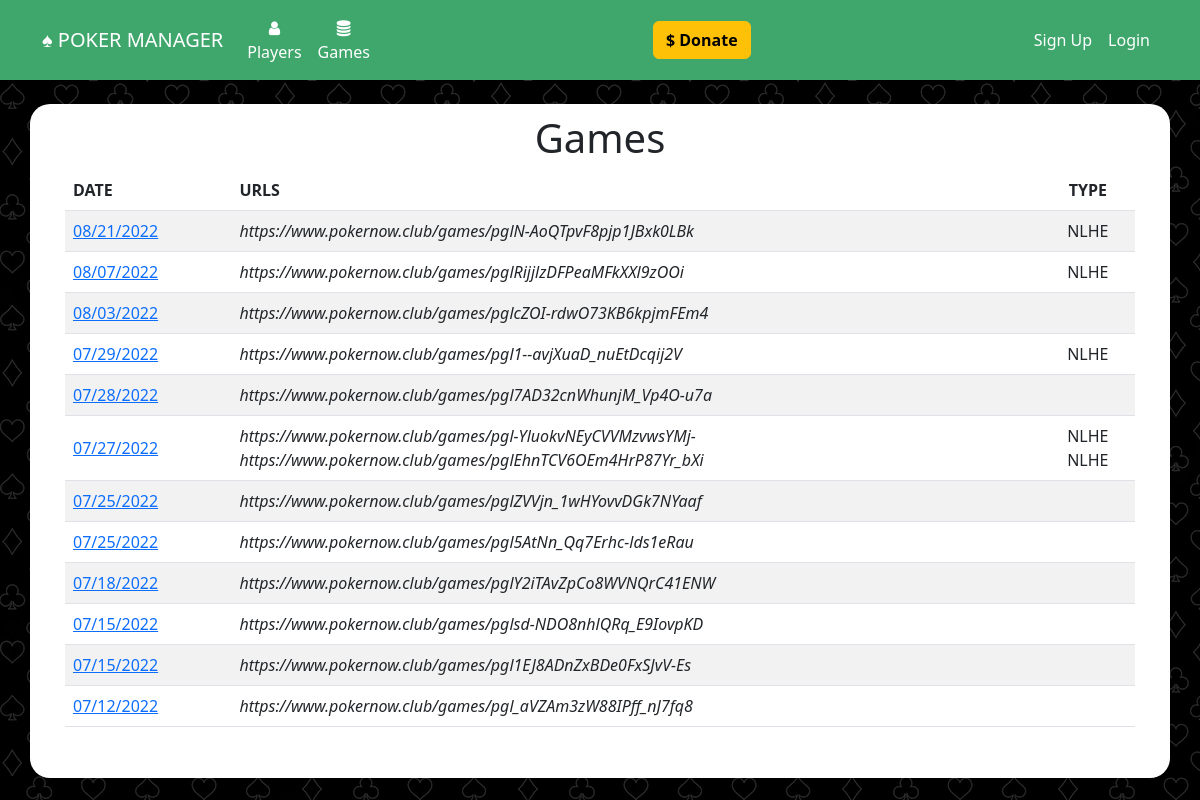
/games, run on the app's committed database.
### website/models.py (models this page shows)
class Game(db.Model):
	id = db.Column(db.Integer, primary_key=True)
	settled = db.Column(db.Boolean, default=False)
	date = db.Column(db.DateTime(timezone=True), default=func.now())
	urls = db.relationship('Url', backref='game')
	payments = db.relationship('Payment', backref='game')
	earnings = db.relationship('Earning', backref='game')
	buyins = db.Column(db.Integer)
	behaviors = db.relationship('Behavior', backref='game')

class Url(db.Model):
	id = db.Column(db.Integer, primary_key=True)
	url =  db.Column(db.String(300), unique=True)
	game_id = db.Column(db.Integer, db.ForeignKey('game.id'))
	imported = db.Column(db.Boolean, default=False)
	behaviors = db.relationship('Behavior', backref='url')
	game_type = db.Column(db.String(20))
	small_blind = db.Column(db.Integer)
	big_blind = db.Column(db.Integer)

### website/views.py (the view)
@views.route('/games', methods=['GET','POST'])
def games():
	games = Game.query.order_by(Game.date.desc()).all()
	urls = {}
	for game in games:
		for url in game.urls:
			if game.id in urls.keys():
				if url.imported == False:
					urls[game.id] = url.imported
			else:
				urls[game.id] = url.imported
	return render_template("games.html", user=current_user, games=games, imported=urls)

### website/templates/games.html (shortened to what this page needs)
{% extends "base.html" %}
{% block content %}
<h1 align="center">Games</h1>
<table class="table table-striped">
	<thead>
	  <tr>
		<th scope="col">DATE</th>
		<th scope="col">URLS</th>
		<th scope="col" style="text-align:center">TYPE</th>
	  </tr>
	</thead>
	<tbody>
	{% for game in games %}
		<tr>
			<td style="vertical-align: middle;"><a href="{{url_for('views.payout', game_id=game.id)}}" >{{ game.date.strftime("%m/%d/%Y") }}</a></td>
			<td style="vertical-align: middle;">
				{% for url in game.urls %}
				<i>{{url.url}}</i><br/>
				{% endfor %}
			</td>
			<td align="center" style="vertical-align: middle;">
				{% for url in game.urls %}
				{% if url.game_type %}
				{{ url.game_type}}{% if not loop.last %}<br/>{% endif %}
				{% endif %}
				{% endfor %}
			</td>
		</tr>
	{% endfor %}
</tbody>
</table>
{% endblock %}

### website/static/style.css (style rules this page uses)
.body { height: 100%; background-image: url('card_suits4.png'); }

### data on the page
Game: date "08/21/2022"
Url: url "https://www.pokernow.club/games/pglN-AoQTpvF8pjp1JBxk0LBk", game_type "NLHE"
Game: date "08/07/2022"
Url: url "https://www.pokernow.club/games/pglRijjlzDFPeaMFkXXl9zOOi", game_type "NLHE"
Game: date "08/03/2022"
Url: url "https://www.pokernow.club/games/pglcZOI-rdwO73KB6kpjmFEm4"
Game: date "07/29/2022"
Url: url "https://www.pokernow.club/games/pgl1--avjXuaD_nuEtDcqij2V", game_type "NLHE"
Game: date "07/28/2022"
Url: url "https://www.pokernow.club/games/pgl7AD32cnWhunjM_Vp4O-u7a"
Game: date "07/27/2022"
Url: url "https://www.pokernow.club/games/pgl-YluokvNEyCVVMzvwsYMj-", game_type "NLHE"
Url: url "https://www.pokernow.club/games/pglEhnTCV6OEm4HrP87Yr_bXi", game_type "NLHE"
Game: date "07/25/2022"
Url: url "https://www.pokernow.club/games/pglZVVjn_1wHYovvDGk7NYaaf"
Game: date "07/25/2022"
Url: url "https://www.pokernow.club/games/pgl5AtNn_Qq7Erhc-lds1eRau"
Game: date "07/18/2022"
Url: url "https://www.pokernow.club/games/pglY2iTAvZpCo8WVNQrC41ENW"
Game: date "07/15/2022"
Url: url "https://www.pokernow.club/games/pglsd-NDO8nhlQRq_E9IovpKD"
Game: date "07/15/2022"
Url: url "https://www.pokernow.club/games/pgl1EJ8ADnZxBDe0FxSJvV-Es"
Game: date "07/12/2022"
Url: url "https://www.pokernow.club/games/pgl_aVZAm3zW88IPff_nJ7fq8"
